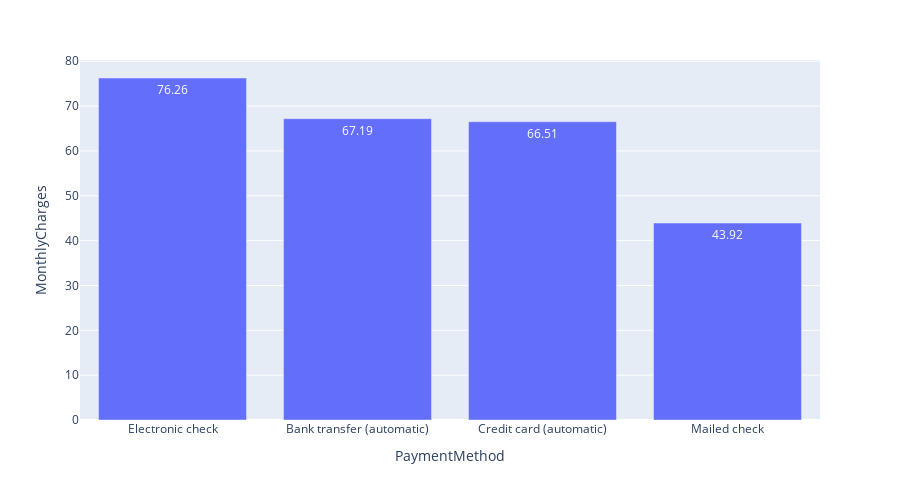

The code cell stored with this chart in its notebook:
### Code cell
fig = px.bar(df_pay, x="PaymentMethod", y="MonthlyCharges", text_auto=True,height=500,width=900)
fig.show()

### Figure 1 — Plotly figure (JSON) as saved in the notebook; plotly's stock layout.template omitted (floating-point values rounded to 4 significant figures)
{"data": [{"hovertemplate": "PaymentMethod=%{x}<br>MonthlyCharges=%{y}<extra></extra>", "legendgroup": "", "marker": {"color": "#636efa", "pattern": {"shape": ""}}, "name": "", "orientation": "v", "showlegend": false, "textposition": "auto", "texttemplate": "%{y}", "type": "bar", "x": ["Electronic check", "Bank transfer (automatic)", "Credit card (automatic)", "Mailed check"], "xaxis": "x", "y": [76.26, 67.19, 66.51, 43.92], "yaxis": "y"}], "layout": {"barmode": "relative", "height": 500, "legend": {"tracegroupgap": 0}, "margin": {"t": 60}, "width": 900, "xaxis": {"anchor": "y", "domain": [0, 1], "title": {"text": "PaymentMethod"}}, "yaxis": {"anchor": "x", "domain": [0, 1], "title": {"text": "MonthlyCharges"}}}}
